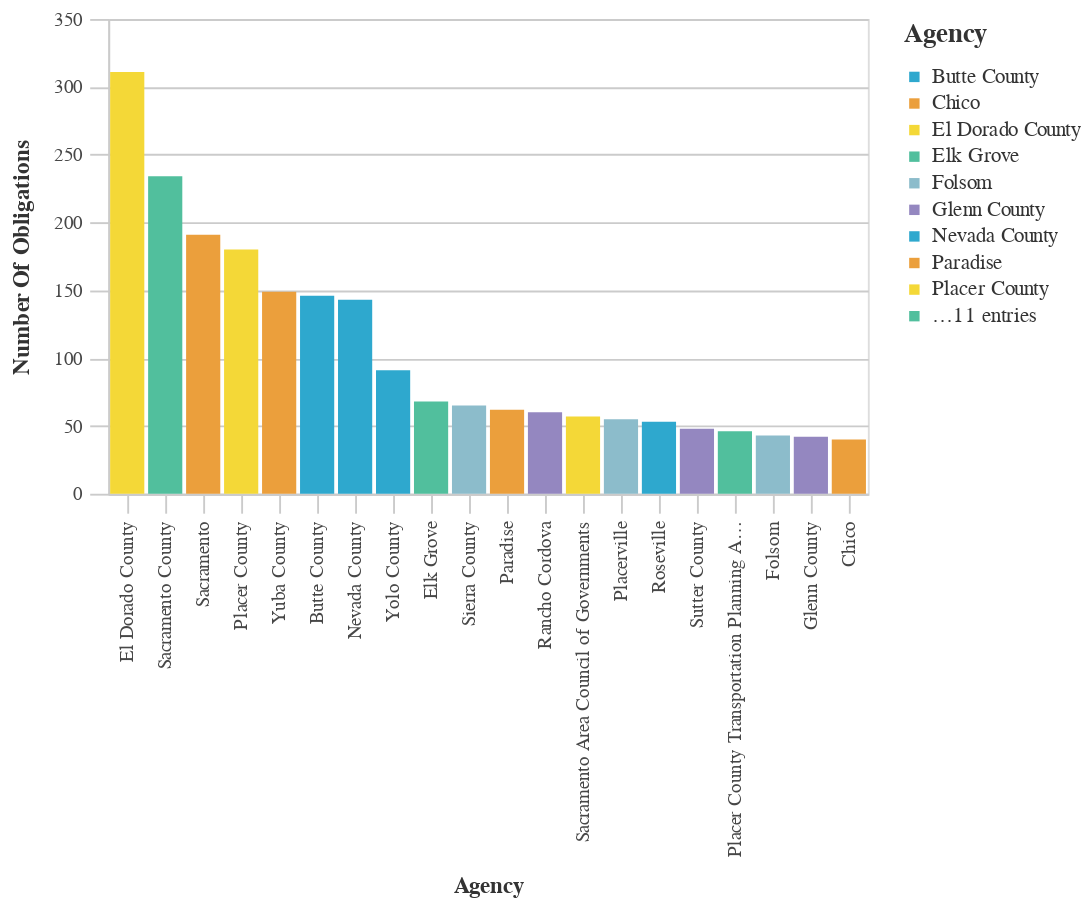

Notebook code for this chart:
### Markdown cell above
### Agencies With The Most Obligations

### Code cell
#Bar chart Agencies With The Most Obligations
chart_df = (df_top>>filter(_.variable=='primary_agency_name')).rename(columns={"value":"Agency",
                                 "count":"Number of Obligations"})
chart2 = (_dla_utils.basic_bar_chart_no_save(chart_df, 'Agency', 'Number of Obligations', 'Agency', district))
    

display(chart2)

### Figure 1 — Vega-Lite specification as saved in the notebook (floating-point values rounded to 4 significant figures)
{"config": {"view": {"continuousWidth": 400, "continuousHeight": 300}, "axis": {"domainColor": "#cbcbcb", "grid": true, "gridColor": "#cbcbcb", "gridWidth": 1, "labelColor": "#474747", "labelFont": "Nunito Sans", "labelFontSize": 10, "labelPadding": 4, "tickColor": "#cbcbcb", "tickSize": 10, "titleColor": "#333", "titleFont": "Raleway", "titleFontSize": 12, "titlePadding": 10}, "axisBand": {"grid": false}, "background": "white", "font": "Raleway", "header": {"labelFont": "Nunito Sans", "titleFont": "Raleway"}, "legend": {"labelColor": "#333", "labelFont": "Nunito Sans", "labelFontSize": 11, "labelLimit": 0, "padding": 1, "symbolSize": 30, "symbolType": "square", "titleColor": "#333", "titleFont": "Raleway", "titleFontSize": 14, "titlePadding": 10}, "title": {"anchor": "middle", "font": "Raleway", "fontSize": 18, "fontWeight": 300, "offset": 20}}, "data": {"name": "data-1ac3621dd710874810d5997b84a2d92b"}, "mark": "bar", "encoding": {"color": {"field": "Agency", "legend": {"symbolLimit": 10, "title": "Agency"}, "scale": {"range": ["#2EA8CE", "#EB9F3C", "#F4D837", "#51BF9D", "#8CBCCB", "#9487C0"]}, "type": "nominal"}, "tooltip": [{"field": "Agency", "title": "Agency", "type": "nominal"}, {"field": "Number of Obligations", "title": "Number Of Obligations", "type": "quantitative"}], "x": {"field": "Agency", "sort": "-y", "title": "Agency", "type": "nominal"}, "y": {"field": "Number of Obligations", "title": "Number Of Obligations", "type": "quantitative"}}, "height": 250, "width": 400, "$schema": "https://vega.github.io/schema/vega-lite/v4.17.0.json", "datasets": {"data-1ac3621dd710874810d5997b84a2d92b": [{"Agency": "El Dorado County", "Number of Obligations": 311, "variable": "primary_agency_name"}, {"Agency": "Sacramento County", "Number of Obligations": 234, "variable": "primary_agency_name"}, {"Agency": "Sacramento", "Number of Obligations": 191, "variable": "primary_agency_name"}, {"Agency": "Placer County", "Number of Obligations": 180, "variable": "primary_agency_name"}, {"Agency": "Yuba County", "Number of Obligations": 149, "variable": "primary_agency_name"}, {"Agency": "Butte County", "Number of Obligations": 146, "variable": "primary_agency_name"}, {"Agency": "Nevada County", "Number of Obligations": 143, "variable": "primary_agency_name"}, {"Agency": "Yolo County", "Number of Obligations": 91, "variable": "primary_agency_name"}, {"Agency": "Elk Grove", "Number of Obligations": 68, "variable": "primary_agency_name"}, {"Agency": "Sierra County", "Number of Obligations": 65, "variable": "primary_agency_name"}, {"Agency": "Paradise", "Number of Obligations": 62, "variable": "primary_agency_name"}, {"Agency": "Rancho Cordova", "Number of Obligations": 60, "variable": "primary_agency_name"}, {"Agency": "Sacramento Area Council of Governments", "Number of Obligations": 57, "variable": "primary_agency_name"}, {"Agency": "Placerville", "Number of Obligations": 55, "variable": "primary_agency_name"}, {"Agency": "Roseville", "Number of Obligations": 53, "variable": "primary_agency_name"}, {"Agency": "Sutter County", "Number of Obligations": 48, "variable": "primary_agency_name"}, {"Agency": "Placer County Transportation Planning Agency", "Number of Obligations": 46, "variable": "primary_agency_name"}, {"Agency": "Folsom", "Number of Obligations": 43, "variable": "primary_agency_name"}, {"Agency": "Glenn County", "Number of Obligations": 42, "variable": "primary_agency_name"}, {"Agency": "Chico", "Number of Obligations": 40, "variable": "primary_agency_name"}]}}
